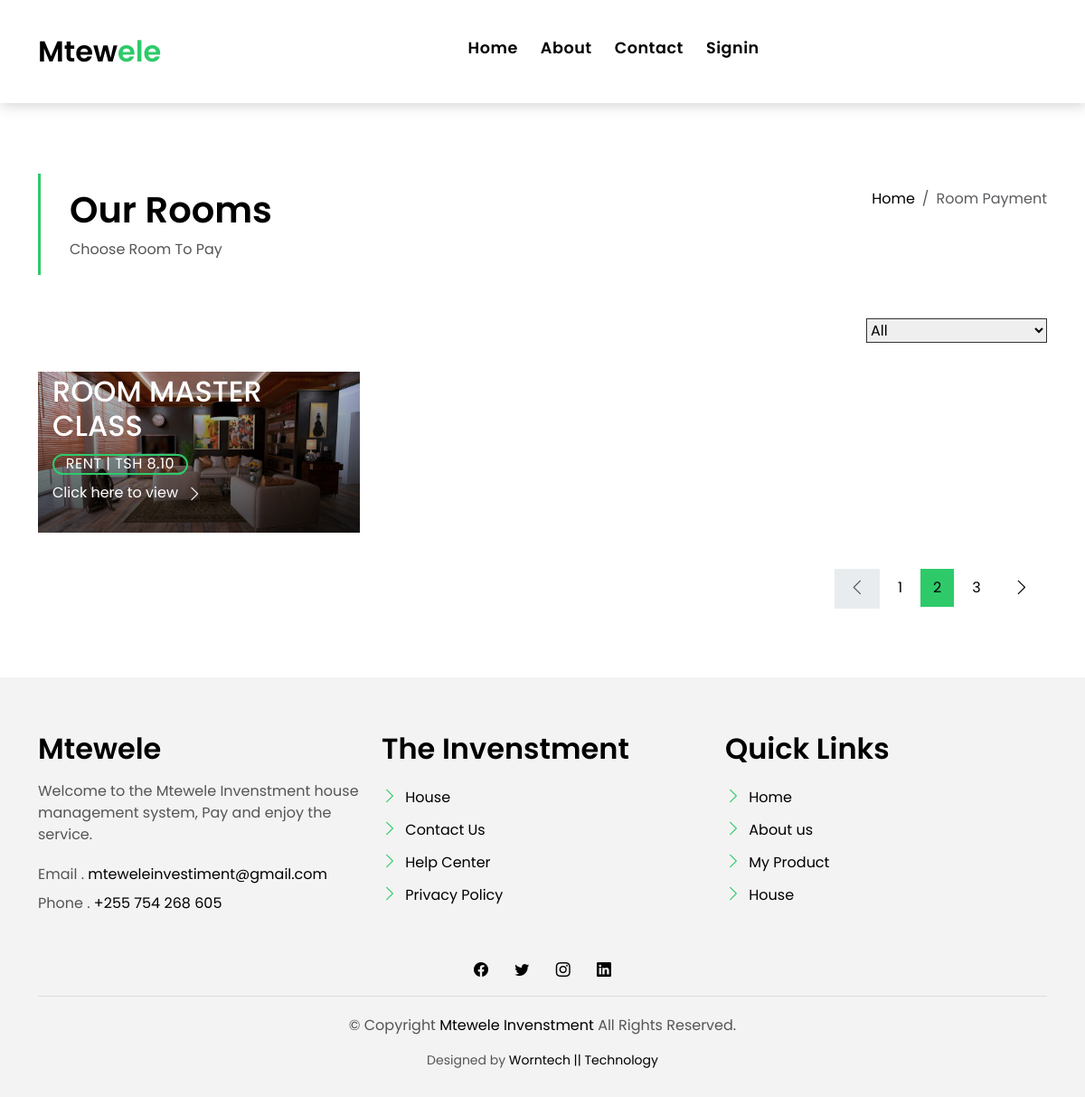
/house/, run on the app's committed database.
### web/models.py (models this page shows)
class Room(models.Model):
    room_number = (
        ('1', '1'),
        ('2', '2'),
        ('3', '3'),
        ('4', '4'),
        ('5', '5'),
        ('6', '6'),
        ('7', '7'),
        ('8', '8'),
        ('9', '9'),
        ('10', '10'),
    )
    Room_Name = models.CharField(max_length=100)
    Room_Number = models.CharField(max_length=10, choices=room_number)
    Image =models.ImageField(upload_to="home/")
    Cost = models.DecimalField(max_digits=10, decimal_places=2)
    Post_date = models.DateTimeField(auto_now_add=True)

### web/views.py (the view)
# urls.py: path("house/",views.house,name = "house"),
def house(request):
    room = Room.objects.all()
    context={
        "room":room
    }
    return render(request, 'web/house.html', context)

### web/templates/web/house.html (shortened to what this page needs)
{% extends 'web/base.html' %}
{% load static %}
{% block content %}
<!DOCTYPE html>
<html lang="en">
<head>
<link href="{% static 'web/assets/vendor/animate.css/animate.min.css' %}" rel="stylesheet">
<link href="{% static 'web/assets/vendor/bootstrap/css/bootstrap.min.css' %}" rel="stylesheet">
<link href="{% static 'web/assets/vendor/bootstrap-icons/bootstrap-icons.css' %}" rel="stylesheet">
<link href="{% static 'web/assets/vendor/swiper/swiper-bundle.min.css' %}" rel="stylesheet">
<link href="{% static 'web/assets/css/style.css' %}" rel="stylesheet">
</head>
<body>
  <main id="main">
    <section class="intro-single">
      <div class="container">
        <div class="row">
          <div class="col-md-12 col-lg-8">
            <div class="title-single-box">
              <h1 class="title-single">Our Rooms</h1>
              <span class="color-text-a">Choose Room To Pay</span>
            </div>
          </div>
          <div class="col-md-12 col-lg-4">
            <nav aria-label="breadcrumb" class="breadcrumb-box d-flex justify-content-lg-end">
              <ol class="breadcrumb">
                <li class="breadcrumb-item">
                  <a href="{% url 'home' %}">Home</a>
                </li>
                <li class="breadcrumb-item active" aria-current="page">
                  Room Payment
                </li>
              </ol>
            </nav>
          </div>
        </div>
      </div>
    </section>
    <section class="property-grid grid">
      <div class="container">
        <div class="row">
          <div class="col-sm-12">
            <div class="grid-option">
              <form>
                <select class="custom-select">
                  <option selected>All</option>
                </select>
              </form>
            </div>
          </div>
          {% if room %}
          {% for i in room %}
          <div class="col-md-4">
            <div class="card-box-a card-shadow">
              <div class="img-box-a">
                <a href="{% url 'viewroom' i.id %}">
                <img src=" {{i.Image.url}}" alt="" class="img-a img-fluid">
              </a>
              </div>
              <div class="card-overlay">
                <div class="card-overlay-a-content">
                  <div class="card-header-a">
                    <h2 class="card-title-a">
                      <a href="{% url 'viewroom' i.id %}">Room {{i.Room_Number}}
                        <br /> {{i.Room_Name}}</a>
                    </h2>
                  </div>
                  <div class="card-body-a">
                    <div class="price-box d-flex">
                      <span class="price-a">rent | Tsh {{i.Cost}}</span>
                    </div>
                    <a href="{% url 'viewroom' i.id %}" class="link-a">Click here to view
                      <span class="bi bi-chevron-right"></span>
                    </a>
                  </div>
                </div>
              </div>
            </div>
          </div>
          {% endfor %}
          {% else%}
          <p><b>No Room Present<b></p>
          {% endif%}
        </div>
        <div class="row">
          <div class="col-sm-12">
            <nav class="pagination-a">
              <ul class="pagination justify-content-end">
                <li class="page-item disabled">
                  <a class="page-link" href="#" tabindex="-1">
                    <span class="bi bi-chevron-left"></span>
                  </a>
                </li>
                <li class="page-item">
                  <a class="page-link" href="#">1</a>
                </li>
                <li class="page-item active">
                  <a class="page-link" href="#">2</a>
                </li>
                <li class="page-item">
                  <a class="page-link" href="#">3</a>
                </li>
                <li class="page-item next">
                  <a class="page-link" href="#">
                    <span class="bi bi-chevron-right"></span>
                  </a>
                </li>
              </ul>
            </nav>
          </div>
        </div>
      </div>
    </section>
  </main>
</body>
</html>
{% endblock %}

### web/static/web/assets/css/style.css (style rules this page uses)
body { font-family: "Poppins", sans-serif; color: #555555; }
h1, h2, h3, h4, h5, h6 { color: #000000; }
a { color: #000000; text-decoration: none; transition: all 0.5s ease; }
.link-a { text-decoration: none; color: #ffffff; text-decoration: none; }
@media (min-width: 768px) { .link-a { font-size: 0.9rem; } }
@media (min-width: 992px) { .link-a { font-size: 1rem; } }
.link-a span { font-size: 18px; vertical-align: middle; margin-left: 5px; }
@media (min-width: 768px) { .link-a span { font-size: 1.5rem; } }
@media (min-width: 992px) { .link-a span { font-size: 18px; } }
.color-text-a { text-decoration: none; color: #555555; }
.pagination-a { text-decoration: none; }
.pagination-a .pagination .page-link { margin: 0 0.2rem; border-color: transparent; padding: 0.5rem 0.8rem; color: #000000; }
.pagination-a .pagination .page-link span { font-size: 1.2rem; }
.pagination-a .pagination .next .page-link { padding: 0.4rem 0.9rem; }
.pagination-a .pagination .page-item:last-child .page-link { border-top-right-radius: 0; border-bottom-right-radius: 0; }
.pagination-a .pagination .page-item:first-child .page-link { border-top-left-radius: 0; border-bottom-left-radius: 0; }
.pagination-a .pagination .page-item.disabled .page-link { padding: 0.4rem 0.9rem; color: #555555; }
.pagination-a .pagination .page-item.active .page-link { background-color: #2eca6a; }
.intro-single { padding: 12rem 0 3rem; }
.intro-single .title-single-box { padding: 1rem 0 1rem 2rem; }
.intro-single .title-single-box { border-left: 3px solid #2eca6a; }
.intro-single .title-single-box .title-single { font-weight: 600; font-size: 2.2rem; }
@media (min-width: 768px) { .intro-single .title-single-box .title-single { font-size: 2.1rem; } }
@media (min-width: 992px) { .intro-single .title-single-box .title-single { font-size: 2.5rem; } }
.intro-single .breadcrumb-box { padding: 1rem 0 0 0.5rem; }
.intro-single .breadcrumb { background-color: transparent; padding-right: 0; padding-left: 0; }
.card-box-a span, .card-box-b span, .card-box-c span, .card-box-d span { line-height: 0; }
@media (min-width: 768px) { .grid .card-box-a, .grid .card-box-b, .grid .card-box-c, .grid .card-box-d { margin-bottom: 2.5rem; } }
.card-box-a, .card-box-b, .card-box-d { position: relative; overflow: hidden; -webkit-backface-visibility: hidden; backface-visibility: hidden; }
.card-box-a .img-a, .card-box-a .img-b, .card-box-b .img-a, .card-box-b .img-b { transition: 0.8s all ease-in-out; }
@media (min-width: 768px) { .card-box-a .price-a, .card-box-b .price-a { font-size: 0.9rem; } }
@media (min-width: 992px) { .card-box-a .price-a, .card-box-b .price-a { font-size: 1rem; } }
.card-overlay { position: absolute; width: 100%; height: 100%; top: 0; left: 0; }
.card-shadow { -webkit-backface-visibility: hidden; backface-visibility: hidden; }
.card-shadow:before { content: " "; position: absolute; top: 0; left: 0; width: 100%; height: 100%; z-index: 1; background: linear-gradient(to bottom, rgba(0, 0, 0, 0) 0%, rgba(0, 0, 0, 0.2) 27%, rgba(0, 0, 0, 0.65) 90%); }
.card-overlay-a-content { transition: all 0.5s ease-in; position: absolute; width: 100%; bottom: 0px; z-index: 2; }
@media (min-width: 768px) { .card-overlay-a-content { bottom: -20px; } }
@media (min-width: 992px) { .card-overlay-a-content { bottom: 0px; } }
.card-header-a { padding: 0 1rem; }
.card-header-a .card-title-a { color: #ffffff; margin-bottom: 0; padding-bottom: 0.7rem; }
@media (min-width: 768px) { .card-header-a .card-title-a { font-size: 1.3rem; } }
@media (min-width: 992px) { .card-header-a .card-title-a { font-size: 2rem; } }
.card-header-a .card-title-a a { color: #ffffff; text-decoration: none; }
.card-body-a { z-index: 2; transition: all 0.5s ease-in; padding: 0rem 1rem 2rem 1rem; }
.card-body-a .price-box { padding-bottom: 0.5rem; }
.price-a { color: #ffffff; padding: 0.6rem 0.8rem; border: 2px solid #2eca6a; border-radius: 50px; text-transform: uppercase; letter-spacing: 0.03em; }
.property-grid .grid-option { text-align: right; margin-bottom: 2rem; }
.property-grid .grid-option .custom-select { border-radius: 0; width: 200px; border-color: #313131; }
.property-grid .grid-option .custom-select option { border-color: #313131; }

### data on the page
Room: Image (picture), Room_Name "ROOM MASTER CLASS", Cost "8.10"
